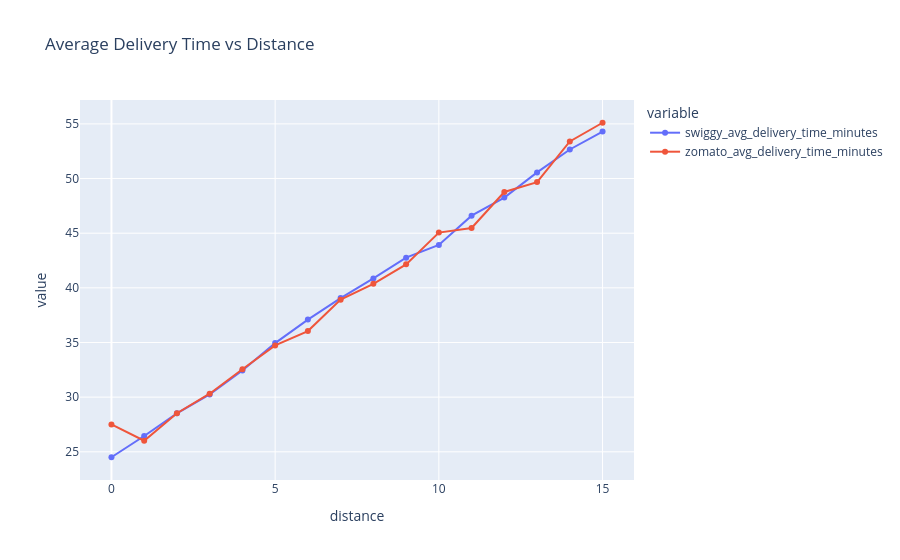

The code cell stored with this chart in its notebook:
### Code cell
df["distance"] = df["distance_from_city_center_km"].round()

line_df = (
    df.groupby("distance")[[
        "swiggy_avg_delivery_time_minutes",
        "zomato_avg_delivery_time_minutes"
    ]]
    .mean()
    .reset_index()
)

fig2 = px.line(
    line_df,
    x="distance",
    y=[
        "swiggy_avg_delivery_time_minutes",
        "zomato_avg_delivery_time_minutes"
    ],
    markers=True,
    title="Average Delivery Time vs Distance"
)

fig2.show()

### Figure 1 — Plotly figure (JSON) as saved in the notebook; plotly's stock layout.template omitted (floating-point values rounded to 4 significant figures)
{"data": [{"hovertemplate": "variable=swiggy_avg_delivery_time_minutes<br>distance=%{x}<br>value=%{y}<extra></extra>", "legendgroup": "swiggy_avg_delivery_time_minutes", "line": {"color": "#636efa", "dash": "solid"}, "marker": {"symbol": "circle"}, "mode": "lines+markers", "name": "swiggy_avg_delivery_time_minutes", "orientation": "v", "showlegend": true, "type": "scatter", "x": [0.0, 1.0, 2.0, 3.0, 4.0, 5.0, 6.0, 7.0, 8.0, 9.0, 10.0, 11.0, 12.0, 13.0, 14.0, 15.0], "xaxis": "x", "y": [24.5, 26.44, 28.52, 30.25, 32.44, 34.95, 37.1, 39.06, 40.86, 42.76, 43.93, 46.61, 48.26, 50.56, 52.66, 54.3], "yaxis": "y"}, {"hovertemplate": "variable=zomato_avg_delivery_time_minutes<br>distance=%{x}<br>value=%{y}<extra></extra>", "legendgroup": "zomato_avg_delivery_time_minutes", "line": {"color": "#EF553B", "dash": "solid"}, "marker": {"symbol": "circle"}, "mode": "lines+markers", "name": "zomato_avg_delivery_time_minutes", "orientation": "v", "showlegend": true, "type": "scatter", "x": [0.0, 1.0, 2.0, 3.0, 4.0, 5.0, 6.0, 7.0, 8.0, 9.0, 10.0, 11.0, 12.0, 13.0, 14.0, 15.0], "xaxis": "x", "y": [27.5, 26.01, 28.52, 30.31, 32.55, 34.73, 36.04, 38.92, 40.37, 42.15, 45.05, 45.47, 48.77, 49.67, 53.39, 55.11], "yaxis": "y"}], "layout": {"legend": {"title": {"text": "variable"}, "tracegroupgap": 0}, "title": {"text": "Average Delivery Time vs Distance"}, "xaxis": {"anchor": "y", "domain": [0, 1], "title": {"text": "distance"}}, "yaxis": {"anchor": "x", "domain": [0, 1], "title": {"text": "value"}}}}
